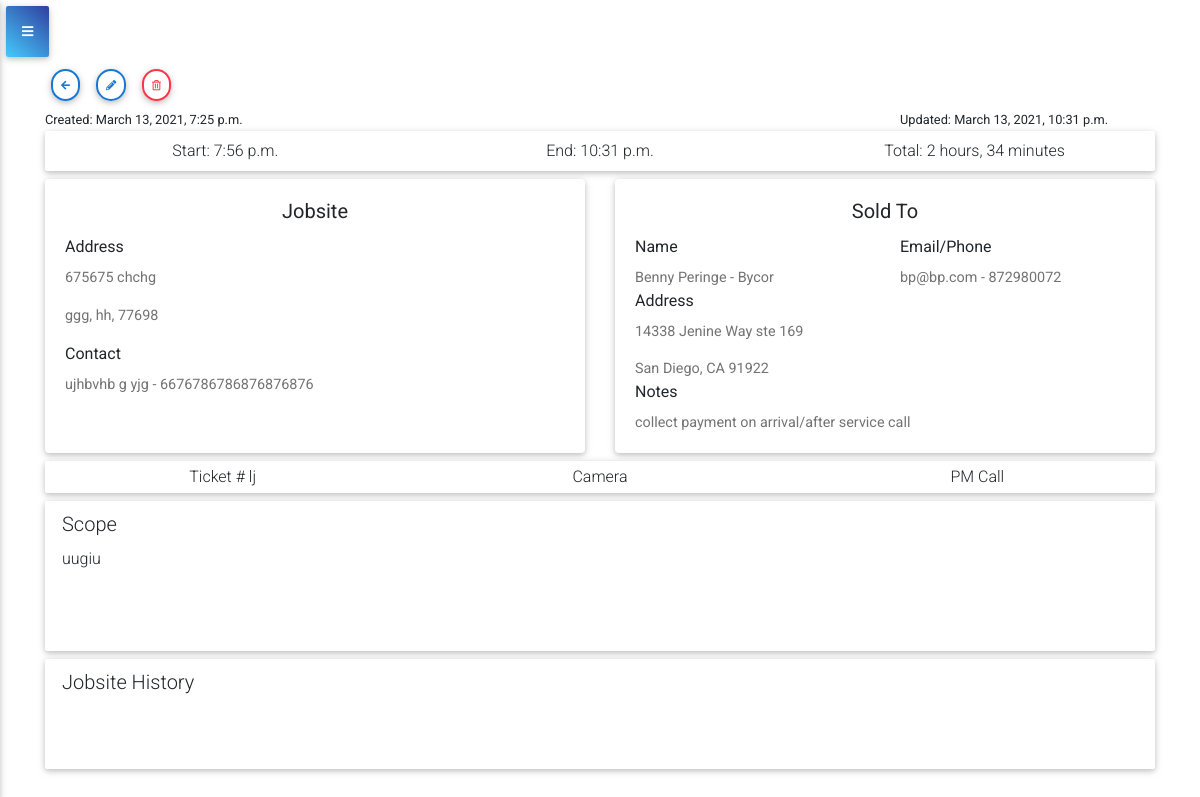
Screenshot of /ticket/lj/ (signed in) with the database file from the repository.
### ticket/models.py (models this page shows, shortened)
class Ticket(models.Model):
    ticket_number = models.CharField(primary_key=True, max_length=10)
    t_customer = models.ForeignKey(Customer,null=True, on_delete=models.SET_NULL)
    t_jobsite = models.ForeignKey(Jobsite, null=True, on_delete=models.SET_NULL)
    stop = models.CharField(choices=STOP, max_length=254, default='1st')
    assigned = models.ForeignKey(AccountUser,on_delete=models.SET_NULL, null=True, blank=True)
    department = models.ForeignKey(ServiceProvided,null=True, on_delete=models.SET_NULL)
    t_type = models.ForeignKey(TicketType,null=True, on_delete=models.SET_NULL)
    scope = models.TextField()
    repair_notes = models.TextField(blank=True)
    additional_work = models.TextField(blank=True)
    schedule = models.DateField(default=datetime.date.today)
    start_job = models.BooleanField(default=False)
    completed = models.BooleanField(default=False)
    created_at = models.DateTimeField(auto_now_add=True)
    updated_at = models.DateTimeField(auto_now=True)
    start_time = models.DateTimeField(blank=True,null=True)
    end_time = models.DateTimeField(blank=True,null=True)
    account = models.ForeignKey(AccountCompany, on_delete=models.CASCADE)

class ServiceProvided(models.Model):
    name = models.CharField(max_length=100)
    account = models.ForeignKey(AccountCompany, on_delete=models.CASCADE)
    def __str__(self):
        return self.name

class TicketType(models.Model):
    name = models.CharField(max_length=100)
    account = models.ForeignKey(AccountCompany, on_delete=models.CASCADE)
    def __str__(self):
        return self.name

### customer/models.py (models this page shows, shortened)
class Jobsite(models.Model):
    address1 = models.CharField(max_length=100)
    address2 = models.CharField(max_length=100, blank=True)
    city = models.CharField(max_length=100)
    state = models.CharField(max_length=2)
    zip_code = models.PositiveIntegerField()
    contact_name = models.CharField(max_length=100)
    contact_phone = PhoneField()
    account = models.ForeignKey(AccountCompany, on_delete=models.CASCADE)

class Customer(models.Model):
    fname = models.CharField(max_length=50)
    lname = models.CharField(max_length=50)
    email = models.EmailField()
    phone_number = PhoneField()
    company = models.ForeignKey(Company,null=True, on_delete=models.SET_NULL)
    note = models.TextField()
    account = models.ForeignKey(AccountCompany, on_delete=models.CASCADE)

class Company(models.Model):
    name = models.CharField(max_length=100)
    address1 = models.CharField(max_length=100)
    address2 = models.CharField(max_length=100, blank=True)
    city = models.CharField(max_length=100)
    state = models.CharField(max_length=2)
    zip_code = models.PositiveIntegerField()
    account = models.ForeignKey(AccountCompany, on_delete=models.CASCADE)

### ticket/views.py (the view)
# urls.py: path('ticket/<pk>/', views.TicketDetailView.as_view(), name='ticket_detail'),
class TicketDetailView(LoginRequiredMixin, DetailView):
    context_object_name = 'ticket'
    model = Ticket
    template_name = 'ticket/ticket_detail.html'
    def get_context_data(self, **kwargs):
        context = super().get_context_data(**kwargs)
        context['ticket_count'] = ticket_count(self.request)
        context['tech_ticket_count'] = tech_ticket_count(self.request)
        context['todays_tickets'] = todays_tickets(self.request)
        context['tech_todays_tickets'] = tech_todays_tickets(self.request)
        context['todays_tickets_count'] = todays_tickets_count(self.request)
        context['in_progress_count'] = in_progress_count(self.request)
        context['completed_today_tickets_count'] = completed_today_tickets_count(self.request)
        context['tech_todays_tickets_count'] = tech_todays_tickets_count(self.request)
        context['tech_completed_today_tickets_count'] = tech_completed_today_tickets_count(self.request)
        context['history'] = Ticket.objects.filter(t_jobsite=self.get_object().t_jobsite, account=self.request.user.accountuser.account, completed=True).order_by('end_time')
        return context

### accounts/models.py (called while the page is built)
    def __str__(self):
        return self.company_name

### service_ticket_app/utils.py (called while the page is built)
def ticket_count(request):
    count = Ticket.objects.filter(account=request.user.accountuser.account).count()
    return count

def todays_tickets_count(request):
    todays_tickets_count = Ticket.objects.filter(account=request.user.accountuser.account, schedule=datetime.date.today()).count()
    return todays_tickets_count

def todays_tickets(request):
    todays_tickets = Ticket.objects.filter(account=request.user.accountuser.account, schedule=datetime.date.today())
    return todays_tickets

def in_progress_count(request):
    in_progress_count = Ticket.objects.filter(account=request.user.accountuser.account, schedule=datetime.date.today(),start_job=True,completed=False).count()
    return in_progress_count

def completed_today_tickets_count(request):
    completed_today_tickets_count = Ticket.objects.filter(account=request.user.accountuser.account, schedule=datetime.date.today(), start_job=True, completed=True).count()
    return completed_today_tickets_count

def tech_ticket_count(request):
    count = Ticket.objects.filter(account=request.user.accountuser.account, assigned=request.user.accountuser).count()
    return count

def tech_todays_tickets_count(request):
    tech_todays_tickets_count = Ticket.objects.filter(account=request.user.accountuser.account, schedule=datetime.date.today(), assigned=request.user.accountuser).count()
    return tech_todays_tickets_count

def tech_todays_tickets(request):
    tech_todays_tickets = Ticket.objects.filter(account=request.user.accountuser.account, assigned=request.user.accountuser, schedule=datetime.date.today())
    return tech_todays_tickets

def tech_completed_today_tickets_count(request):
    tech_completed_today_tickets_count = Ticket.objects.filter(account=request.user.accountuser.account, schedule=datetime.date.today(), start_job=True, completed=True, assigned=request.user.accountuser).count()
    return tech_completed_today_tickets_count

### ticket/templates/ticket/ticket_detail.html (shortened to what this page needs)
{% extends 'base.html' %}
{% load tz %}
{% block content %}
<div>
    {% if user.accountuser.role == 'Admin' %}
        <a href="{% url 'ticket_app:all_tickets' %}" type="button" class="btn btn-outline-blue btn-rounded btn-sm px-2">
            <i class="fas fa-arrow-left lt mt-0"></i>
        </a>
        <a href="{% url 'ticket_app:ticket_update' pk=ticket.ticket_number %}" type="button" class="btn btn-outline-blue btn-rounded btn-sm px-2">
            <i class="fas fa-pencil-alt lt mt-0"></i>
        </a>
        {% if ticket.ticket_number == '10001' %}
        {% else %}
            <a href="{% url 'ticket_app:ticket_delete' pk=ticket.ticket_number %}" type="button" class="btn btn-outline-danger btn-rounded btn-sm px-2">
                <i class="far fa-trash-alt mt-0"></i>
            </a>
        {% endif %}
    {% else %}
        <a href="{% url 'ticket_app:all_tickets' %}" type="button" class="btn btn-outline-blue btn-rounded btn-sm px-2">
            <i class="fas fa-arrow-left lt mt-0"></i>
        </a>
    {% endif %}
    <div class="row justify-content-between">
        <div class="col-3">
            <small>
            {% localtime on %}
                Created: {{ ticket.created_at|localtime }}
            </small>
            {% endlocaltime %}
        </div>
        <div class="col-3 ml-auto">
            <small>
                Updated: {{ ticket.updated_at }}
            </small>
        </div>
    </div>
    <div class="jumbotron p-2 mb-2">
        <div class="row text-center">
        {% if not ticket.start_time %}
            <div class="col-12">
                Click <a href="{% url 'ticket_app:tech_ticket_update' pk=ticket.ticket_number %}" type="button" class="btn btn-outline-blue btn-rounded btn-sm px-2">
                    <i class="fas fa-play-circle lt mt-0"></i>
                </a> to start job.
            </div>
        {% else %}
            <div class="col-4">
            {% localtime on %}
                Start: {{ ticket.start_time|time }}
            {% endlocaltime %}
            </div>
            <div class="col-4">
            {% if not ticket.end_time %}
                Click <a href="{% url 'ticket_app:tech_ticket_complete_update' pk=ticket.ticket_number %}" type="button" class="btn btn-outline-blue btn-rounded btn-sm px-2">
                    <i class="fas fa-flag-checkered lt mt-0"></i>
                </a> to complete job.
            {% else %}
            {% localtime on %}
                End:  {{ ticket.end_time|time }}
            {% endlocaltime %}
            {% endif %}
            </div>
            <div class="col-4">
                Total: {{ ticket.start_time|timesince:ticket.end_time}}
            </div>
        {% endif %}
        </div>
    </div>
</div>
<div class="row mb-2">
    <div class="col-md-6">
        <div class="card h-100">
            <div class="card-body">
                <h5 class="card-title text-center">
                    Jobsite
                </h5>
                <label for="card-text">Address</label>
                <p class="card-text">
                    {{ ticket.t_jobsite.address1 }} {{ ticket.t_jobsite.addres2 }}
                </p>
                <p class="card-text">
                    {{ ticket.t_jobsite.city }}, {{ ticket.t_jobsite.state }}, {{ ticket.t_jobsite.zip_code }}
                </p>
                <label for="card-text">Contact</label>
                <p class="card-text">
                    {{ ticket.t_jobsite.contact_name }} - {{ ticket.t_jobsite.contact_phone }}
                </p>
            </div>
        </div>
    </div>
    <div class="col-md-6">
        <div class="card h-100">
            <div class="card-body">
                <h5 class="card-title text-center">
                    Sold To
                </h5>
                <div class="row">
                    <div class="col-md">
                        <label for="card-text">Name</label>
                        <p class="card-text">
                            {{ ticket.t_customer.fname }} {{ ticket.t_customer.lname }} - {{ ticket.t_customer.company.name}}
                        </p>
                    </div>
                    <div class="col-md">
                        <label for="card-text"> Email/Phone</label>
                        <p class="card-text">
                            {{ ticket.t_customer.email }} - {{ ticket.t_customer.phone_number }}
                        </p>
                    </div>
                </div>
                <div class='row'>
                    <div class="col-md">
                        <label for="card-text">Address</label>
                        <p class="card-text">{{ ticket.t_customer.company.address1 }} {{ ticket.t_customer.company.address2 }}</p>
                        <p class="card-text">{{ ticket.t_customer.company.city }}, {{ ticket.t_customer.company.state }} {{ticket.t_customer.company.zip_code }}</p>
                    </div>
                </div>
                <label for="card-text">Notes</label>
                <p class="card-text">
                    {{ ticket.t_customer.note }}
                </p>
            </div>
        </div>
    </div>
</div>
<div class="jumbotron p-1 mb-2">
    <div class="row text-center">
        <div class="col-4">
        Ticket # {{ ticket.ticket_number }}
        </div>
        <div class="col-4">
            {{ ticket.department }}
        </div>
        <div class="col-4">
            {{ ticket.t_type }} Call
        </div>
    </div>
</div>
<div class="jumbotron pt-2 mb-2">
    <div class="row">
        <label class="lead">
            Scope
        </label>
    </div>
    <div class="row">
        <p>
            {{ ticket.scope }}
        </p>
    </div>
</div>
{% if not history %}
{% else %}
<div class="jumbotron pt-2">
    <div class="row">
        <label class="lead">
           Jobsite History
        </label>
    </div>
</div>
{% endif %}
{% endblock %}

### rows the page displays
Ticket: created_at "March 13, 2021, 7:25 p.m.", updated_at "March 13, 2021, 10:31 p.m.", start_time "7:56 p.m.", end_time "10:31 p.m.", start_time "2 hours, 34 minutes", t_jobsite.address1 "675675 chchg", t_jobsite.city "ggg", t_jobsite.state "hh", t_jobsite.zip_code "77698", t_jobsite.contact_name "ujhbvhb g yjg", t_jobsite.contact_phone "6676786786876876876", t_customer.fname "Benny", t_customer.lname "Peringe", t_customer.company.name "Bycor", t_customer.email "bp@bp.com", t_customer.phone_number "872980072", t_customer.company.address1 "14338 Jenine Way", t_customer.company.address2 "ste 169", t_customer.company.city "San Diego", t_customer.company.state "CA", t_customer.company.zip_code "91922", t_customer.note "collect payment on arrival/after service call", ticket_number "lj", department "Camera", t_type "PM", scope "uugiu"
